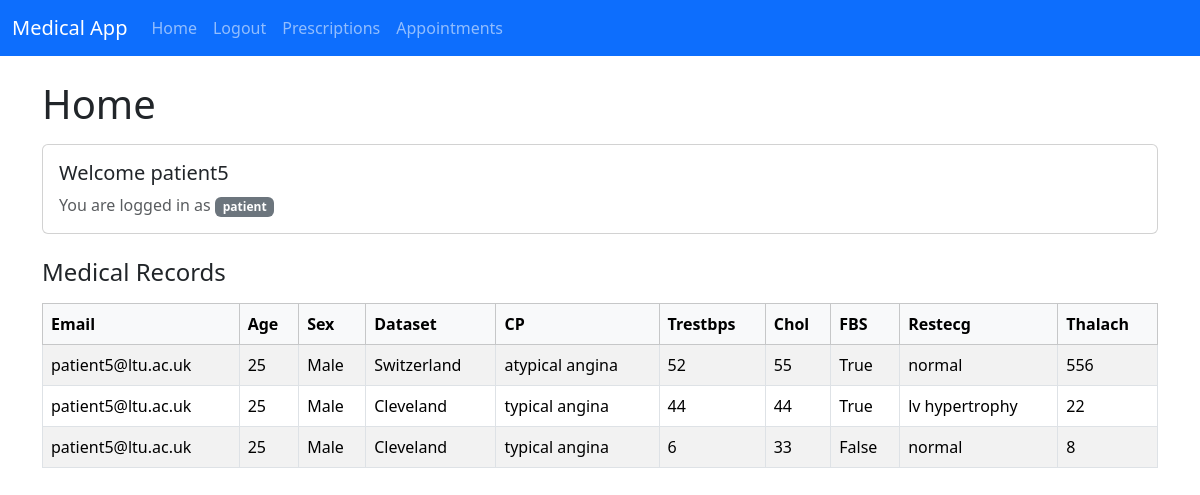
Page / (signed in) on the committed database.
### models.py (models this page shows)
class User(UserMixin, db.Model):
  id: Mapped[int] = mapped_column(primary_key=True)
  username: Mapped[str] = mapped_column(nullable=False)
  email: Mapped[str] = mapped_column(String(128) , nullable=False , unique=True)
  password: Mapped[str] = mapped_column(String(255), nullable=False)
  role_id : Mapped[int] = mapped_column(ForeignKey("role.id"))
  role: Mapped["Role"] = relationship("Role", back_populates="users")
  medical_records: Mapped[List["MedicalRecord"]] = relationship("MedicalRecord", back_populates="user")

class Role(db.Model):
  id: Mapped[int] = mapped_column(primary_key=True)
  name: Mapped[str] = mapped_column(nullable=False)
  users: Mapped[List["User"]] = relationship("User", back_populates="role")

class MedicalRecord(db.Model):
  id: Mapped[int] = mapped_column(primary_key=True)
  age: Mapped[int] = mapped_column(nullable=False)
  sex: Mapped[str] = mapped_column(nullable=False)
  dataset: Mapped[str] = mapped_column(nullable=False)
  cp: Mapped[str] = mapped_column(nullable=False)
  trestbps: Mapped[int] = mapped_column(nullable=True)
  chol: Mapped[int] = mapped_column(nullable=True)
  fbs: Mapped[bool] = mapped_column(nullable=True)
  restecg: Mapped[str] = mapped_column(nullable=True)
  thalach: Mapped[int] = mapped_column(nullable=True)
  user_id: Mapped[int] = mapped_column(ForeignKey("user.id"))
  user: Mapped["User"] = relationship("User", back_populates="medical_records")

### main.py (the view)
@app.route("/" , methods=["GET"])
@login_required
def home():
    if current_user.role.name == "patient":
        medical_records = db.session.scalars(select(MedicalRecord).where(MedicalRecord.user_id == current_user.id)).all()
        return render_template('home.html' , medical_records=medical_records)
    medical_records = db.session.scalars(select(MedicalRecord)).all()
    return render_template('home.html' , medical_records=medical_records)

### main.py (called while the page is built)
@login_manager.user_loader
def load_user(user_id):
    if user_id is None:
        return None
    try:
        return db.session.get(User, int(user_id))
    except (ValueError, TypeError):
        return None

### templates/home.html (shortened to what this page needs)
{% extends 'base.html' %}
{% block body %}
<h1 class="mb-3">Home</h1>
<div class="card mb-4">
    <div class="card-body">
        <h5 class="card-title">Welcome {{ current_user.username }}</h5>
        <p class="card-text text-muted mb-0">You are logged in as <span class="badge bg-secondary">{{ current_user.role.name }}</span></p>
    </div>
</div>
<h2 class="h4 mb-3">Medical Records</h2>
<div class="table-responsive">
    <table class="table table-striped table-hover table-bordered">
        <thead class="table-light">
            <tr>
                <th>Email</th>
                <th>Age</th>
                <th>Sex</th>
                <th>Dataset</th>
                <th>CP</th>
                <th>Trestbps</th>
                <th>Chol</th>
                <th>FBS</th>
                <th>Restecg</th>
                <th>Thalach</th>
            </tr>
        </thead>
        <tbody>
            {% for medical_record in medical_records %}
            <tr>
                <td>{{ medical_record.user.email }}</td>
                <td>{{ medical_record.age }}</td>
                <td>{{ medical_record.sex }}</td>
                <td>{{ medical_record.dataset }}</td>
                <td>{{ medical_record.cp }}</td>
                <td>{{ medical_record.trestbps }}</td>
                <td>{{ medical_record.chol }}</td>
                <td>{{ medical_record.fbs }}</td>
                <td>{{ medical_record.restecg }}</td>
                <td>{{ medical_record.thalach }}</td>
            </tr>
            {% endfor %}
        </tbody>
    </table>
</div>
{% endblock %}

### rows in the picture
User: username "patient5"
Role: role.name "patient"
MedicalRecord: user.email "patient5@ltu.ac.uk", age "25", sex "Male", dataset "Switzerland", cp "atypical angina", trestbps "52", chol "55", fbs "True", restecg "normal", thalach "556"
MedicalRecord: user.email "patient5@ltu.ac.uk", age "25", sex "Male", dataset "Cleveland", cp "typical angina", trestbps "44", chol "44", fbs "True", restecg "lv hypertrophy", thalach "22"
MedicalRecord: user.email "patient5@ltu.ac.uk", age "25", sex "Male", dataset "Cleveland", cp "typical angina", trestbps "6", chol "33", fbs "False", restecg "normal", thalach "8"
